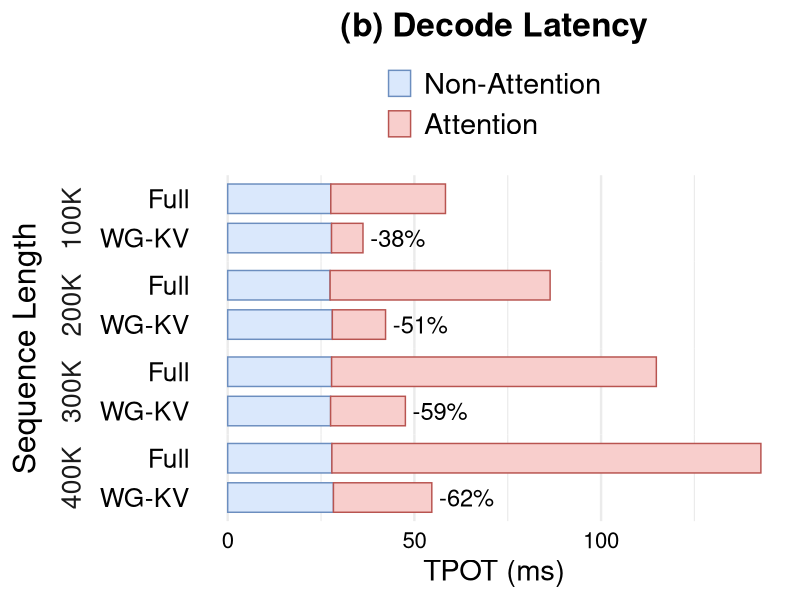

Reproduce this figure in R.
library(tidyverse)

data <- read_csv("data/perf_2.csv") %>%
  filter(tokens %in% c("100K", "200K", "300K", "400K")) %>%
  mutate(
    tokens = fct_inorder(tokens),
    method = fct_relevel(method, "WG-KV", "Full"),
    component = fct_inorder(component)
  ) %>%
  group_by(tokens, method) %>%
  mutate(total_latency = sum(latency)) %>%
  ungroup()

reduction_labels <- data %>%
  distinct(tokens, method, total_latency) %>%
  group_by(tokens) %>%
  mutate(
    vanilla_latency = total_latency[method == "Full"],
    reduction = (total_latency - vanilla_latency) / vanilla_latency,
    label = if_else(
      method == "WG-KV",
      scales::label_percent(accuracy = 1)(reduction),
      ""
    )
  ) %>%
  ungroup()

fig <- ggplot(data, aes(x = latency, y = method, fill = component, colour = component)) +
  geom_col(width = 0.75, position = position_stack(reverse = TRUE)) +
  geom_text(
    data = reduction_labels,
    aes(x = total_latency, y = method, label = label),
    hjust = -0.13,
    size = 6,
    inherit.aes = FALSE
  ) +
  facet_grid(tokens ~ ., switch = "y") +
  scale_fill_manual(
    values = c("Non-Attention" = "#DAE8FC", "Attention" = "#F8CECC"),
  ) +
  scale_colour_manual(
    values = c("Non-Attention" = "#6C8EBF", "Attention" = "#B85450"),
  ) +
  guides(
    fill = guide_legend(nrow = 2, byrow = TRUE),
    colour = guide_legend(nrow = 2, byrow = TRUE)
  ) +
  labs(
    title = "(b) Decode Latency",
    x = "TPOT (ms)",
    y = "Sequence Length",
  ) +
  theme_minimal(base_size = 18) +
  theme(
    plot.title = element_text(size = 24, hjust = 0.5, face = "bold"),
    legend.position = "top",
    legend.title = element_blank(),
    legend.text = element_text(size = 21),
    axis.title.x = element_text(size = 21),
    axis.title.y = element_text(size = 23),
    axis.text.x = element_text(size = 16, colour = "black"),
    axis.text.y = element_text(size = 19, colour = "black"),
    strip.text.y = element_text(size = 19),
    strip.placement = "outside",
    panel.spacing = unit(0, "cm"),
    panel.grid.major.y = element_blank(),
    panel.grid.minor.y = element_blank(),
  )

ggsave("perf_2.pdf", fig, width = 5.2, height = 5.2, units = "in")
